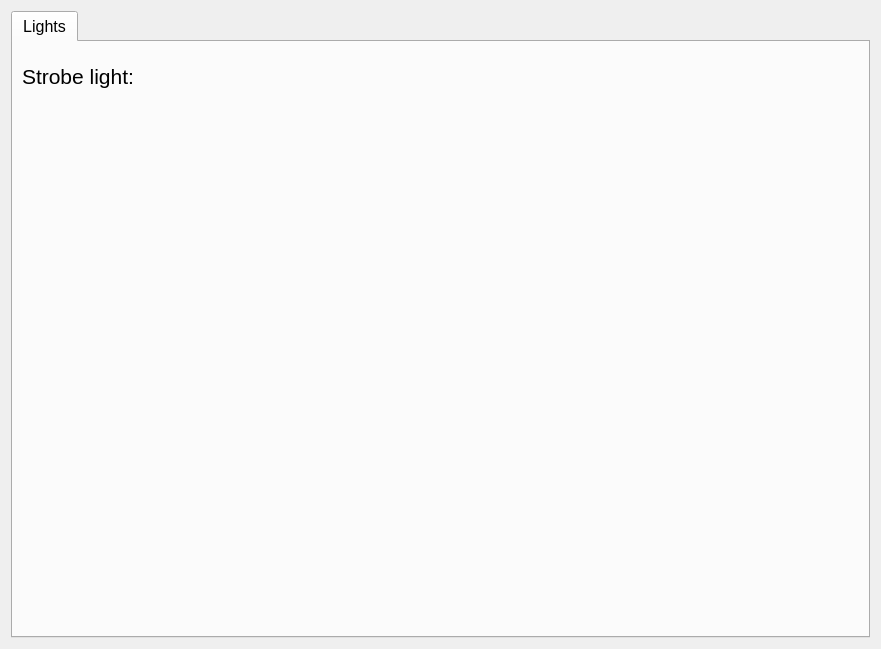
<?xml version="1.0" encoding="UTF-8"?>
<ui version="4.0">
 <class>EmulatorWidget</class>
 <widget class="QWidget" name="EmulatorWidget">
  <property name="geometry">
   <rect>
    <x>0</x>
    <y>0</y>
    <width>881</width>
    <height>649</height>
   </rect>
  </property>
  <property name="windowTitle">
   <string>Form</string>
  </property>
  <layout class="QVBoxLayout" name="verticalLayout">
   <item>
    <widget class="QTabWidget" name="tabWidgetEmulator">
     <property name="font">
      <font>
       <pointsize>12</pointsize>
      </font>
     </property>
     <property name="currentIndex">
      <number>0</number>
     </property>
     <widget class="QWidget" name="lightsTab">
      <attribute name="title">
       <string>Lights</string>
      </attribute>
      <layout class="QVBoxLayout" name="verticalLayout_2">
       <item>
        <layout class="QHBoxLayout" name="horizontalLayout">
         <item>
          <widget class="QLabel" name="label">
           <property name="font">
            <font>
             <pointsize>16</pointsize>
            </font>
           </property>
           <property name="text">
            <string>Strobe light:</string>
           </property>
          </widget>
         </item>
         <item>
          <spacer name="horizontalSpacer_2">
           <property name="orientation">
            <enum>Qt::Horizontal</enum>
           </property>
           <property name="sizeHint" stdset="0">
            <size>
             <width>40</width>
             <height>20</height>
            </size>
           </property>
          </spacer>
         </item>
         <item>
          <widget class="QLabel" name="label_2">
           <property name="minimumSize">
            <size>
             <width>50</width>
             <height>50</height>
            </size>
           </property>
           <property name="maximumSize">
            <size>
             <width>50</width>
             <height>50</height>
            </size>
           </property>
           <property name="text">
            <string/>
           </property>
           <property name="pixmap">
            <pixmap resource="../resources.qrc">:/Icons/Icons/led-off.png</pixmap>
           </property>
           <property name="scaledContents">
            <bool>true</bool>
           </property>
          </widget>
         </item>
        </layout>
       </item>
       <item>
        <spacer name="verticalSpacer">
         <property name="orientation">
          <enum>Qt::Vertical</enum>
         </property>
         <property name="sizeHint" stdset="0">
          <size>
           <width>20</width>
           <height>479</height>
          </size>
         </property>
        </spacer>
       </item>
      </layout>
     </widget>
    </widget>
   </item>
  </layout>
 </widget>
 <resources>
  <include location="../resources.qrc"/>
 </resources>
 <connections/>
</ui>
